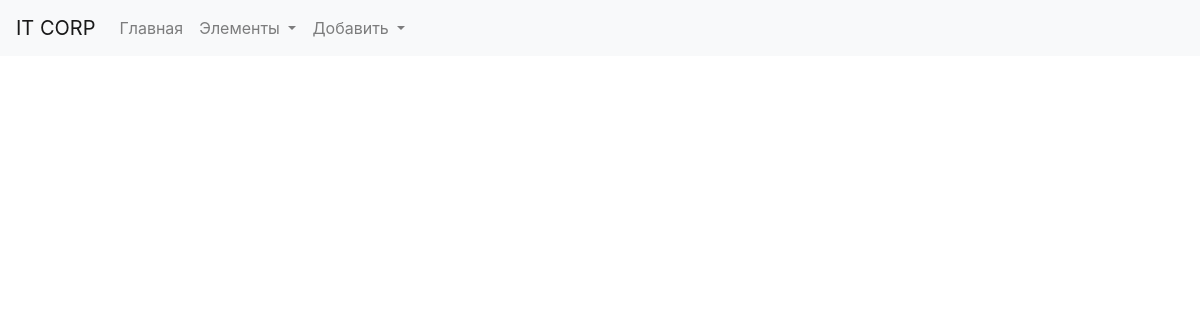
The page /orders on the database as committed earlier.
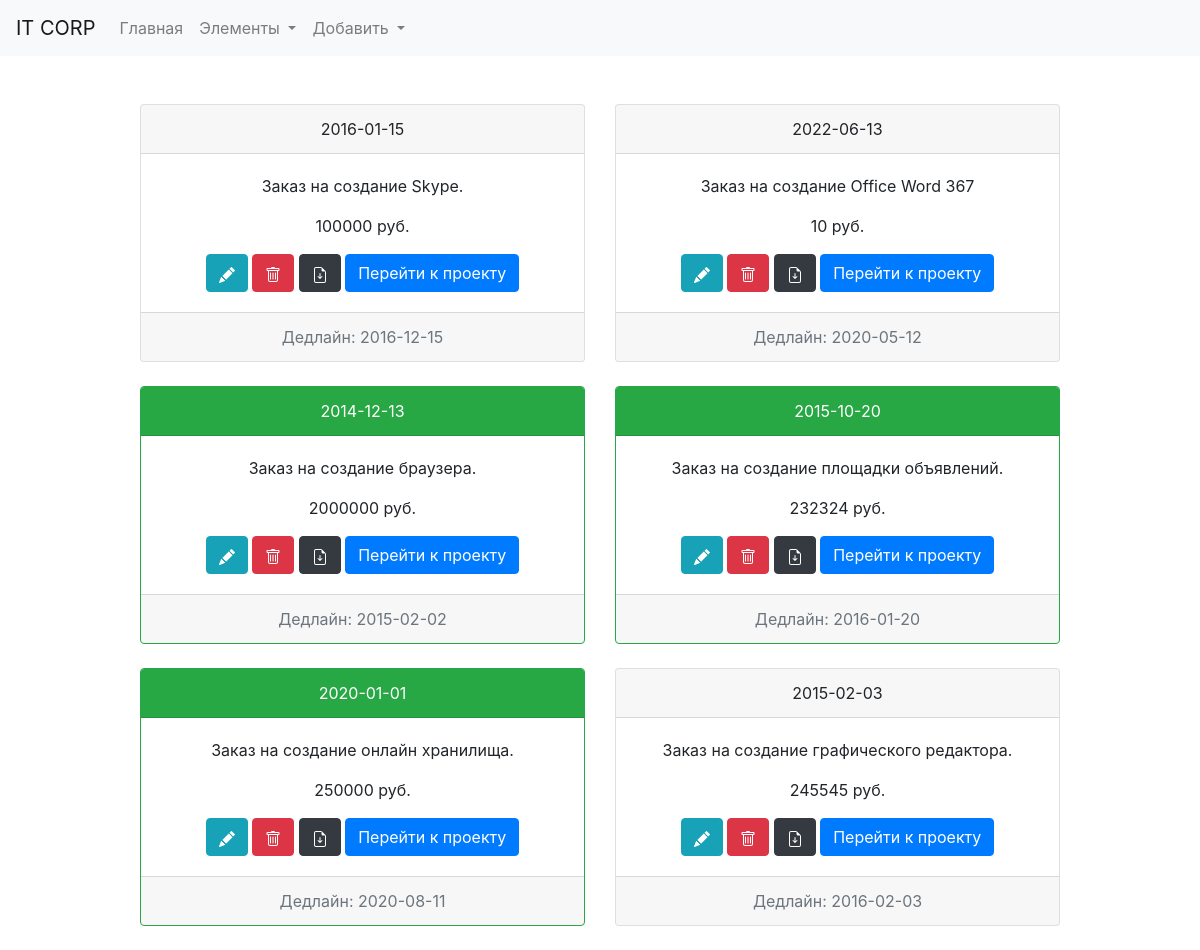
The same page on the database as committed later.
### tables this page shows
CREATE TABLE `orders` (
  `id` int(10) UNSIGNED NOT NULL,
  `sum` int(11) NOT NULL DEFAULT '0',
  `deadline` date DEFAULT NULL,
  `date` date NOT NULL,
  `description` longtext NOT NULL,
  `acts_of_completion_id` int(10) UNSIGNED DEFAULT NULL,
  `scan` varchar(45) DEFAULT NULL,
  `customers_id` int(10) UNSIGNED NOT NULL
);

### repository/OrderRepository.php (called while the page is built, shortened)
<?php
class OrderRepository implements OrderRepositoryInterface{
    private DB $db;
    function __construct(DB $db){
        $this->db = $db;
    }
    public function findAll(): array
    {
        $resArr = array();
        $res = $this->db->readQuery("SELECT * FROM orders");
        foreach ($res as $row) {
            array_push($resArr,$this->fromStringArray($row));
        }
        return $resArr;
    }
    public function fromStringArray(array $res) : Order{
        return new Order(
            intval($res["id"]),
            intval($res["sum"]),
            is_null($res["deadline"]) ? null : new DateTime($res["deadline"]),
            new DateTime($res["date"]),
            $res["description"],
            intval($res["acts_of_completion_id"]),
            $res["scan"],
            intval($res["customers_id"])
        );
    }
}

### repository/DB.php (called while the page is built, shortened)
<?php
class DB{
  private mysqli $mysqli;
  function __construct(){
      $this->mysqli = new mysqli(
      DB_SETTINGS['host'],
      DB_SETTINGS['user'],
      DB_SETTINGS['pass'],
      DB_SETTINGS['db']);
      $this->mysqli->query("set names utf8;");
      $this->mysqli->set_charset("utf-8");
  }
  public function readQuery(string $query,?string $types = null,...$params) : array{
    $stmt = $this->mysqli->prepare($query);
    if(!is_null($types))$stmt->bind_param($types,...$params);
    $stmt->execute();
    return $stmt->get_result()->fetch_all(MYSQLI_ASSOC);
  }
}
?>

### model/Order.php (called while the page is built, shortened)
<?php
class Order{
    private ?int $id;
    private int $sum;
    private ?DateTime $deadline;
    private DateTime $date;
    private string $description;
    private ?int $actOfCompletionId;
    private ?string $scan;
    public function __construct(?int $id,
                         int $sum,
                         DateTime $deadline,
                         DateTime $date,
                         string $description,
                         int $actOfCompletionId,
                         string $scan,
                         int $customerId)
    {
        $this->id = $id;
        $this->sum = $sum;
        $this->deadline = $deadline;
        $this->date = $date;
        $this->description = $description;
        $this->actOfCompletionId = $actOfCompletionId;
        $this->scan = $scan;
    }
    public function getActOfCompletionId(): ?int
    {
        return $this->actOfCompletionId;
    }
    public function getDate(): DateTime
    {
        return $this->date;
    }
    public function getDeadline(): ?DateTime
    {
        return $this->deadline;
    }
    public function getDescription(): string
    {
        return $this->description;
    }
    public function getId(): ?int
    {
        return $this->id;
    }
    public function getScan(): ?string
    {
        return $this->scan;
    }
    public function getSum(): int
    {
        return $this->sum;
    }
}
?>

### repository/ProjectRepository.php (called while the page is built, shortened)
<?php
class ProjectRepository implements ProjectRepositoryInterface{
  private DB $db;
  function __construct(DB $db){
    $this->db = $db;
  }
  public function findByOrdersId(int $orders_id) : ?Project{
    $res = $this->db->readQuery("SELECT * FROM projects WHERE orders_id = ?;","i", $orders_id);
    return $this->fromStringArray($res[0]);
  }
  public function fromStringArray(array $res) : Project{
    return new Project(
      intval($res["id"]),
      boolval($res["is_by_order"]),
      $res["name"],
      is_null($res["planned_release_date"]) ? null : new DateTime($res["planned_release_date"]),
      is_null($res["real_release_date"]) ? null : new DateTime($res["real_release_date"]),
      $res["version"],
      intval($res["orders_id"]),
      intval($res["categories_id"])
    );
  }
}
?>

### model/Project.php (called while the page is built, shortened)
<?php
class Project{
  private ?int $id;
  public function getId() : int {return $this->id;}
  function __construct(?int $id,
  bool $isByOrder,
  string $name,
  DateTime $plannedReleaseDate,
  ?DateTime $realReleaseDate,
  string $version,
  ?int $ordersId,
  int $categoriesId
){
  $this->id = $id;
  }
}
?>

### view/OrdersView.php (the view, shortened to what the changed rows need)
<?php
class OrdersView implements ViewInterface
{
    private OrderRepositoryInterface $rep;
    private ProjectRepositoryInterface $projectRep;
    public function __construct(OrderRepositoryInterface $rep,ProjectRepositoryInterface $projectRep)
    {
        $this->rep = $rep;
        $this->projectRep = $projectRep;
    }
    public function render(): void
    {
    if(isset($_GET['customer'])){
        $orders = $this->rep->filter(customerId : intval($_GET['customer']) );
    }else{
        $orders = $this->rep->findAll();
    }
        foreach ($orders as $i=>$order) {
            if($i % 2 == 0)echo '<div class="row justify-content-center">';
    ?>
            <div class="col-md-5">
                <div class="card <?php if($order->getActOfCompletionId() != 0 )echo "border-success "; ?>text-center">
                    <div class="card-header <?php if($order->getActOfCompletionId() != 0 )echo "bg-success text-white"; ?>">
                        <?=$order->getDate()->format("Y-m-d"); ?>
                    </div>
                    <div class="card-body">
                        <p class="card-text"><?=$order->getDescription(); ?></p>
                        <p class="card-text"><?=$order->getSum(); ?> руб.</p>
                        <a href="/db_app/orders/edit/<?=$order->getId(); ?>" class="btn btn-info"></a>
                        <a href="/db_app/orders/remove/<?=$order->getId()?>" class="btn btn-danger"></a>
                        <a target="_blank" href="/db_app/assets/<?=$order->getScan(); ?>" class="btn btn-dark"></a>
                        <?php
                            $project = $this->projectRep->findByOrdersId($order->getId());
                            if(!is_null($project)){
                        ?>
                        <a href="/db_app/projects/edit/<?=$project->getId(); ?>" class="btn btn-primary">Перейти к проекту</a>
                                <?php } ?>
                    </div>
                    <div class="card-footer text-muted">
                        Дедлайн: <?=$order->getDeadline()->format("Y-m-d"); ?><br>
                    </div>
                </div>
            </div>
            <br><br>
            <?php
            if($i % 2 == 1 )echo '</div><br>';
        }
    }
}

Rows that differ between the two databases and show on the page:
added orders: format "2016-01-15", description "Заказ на создание Skype.", sum "100000", format "2016-12-15"
added orders: format "2022-06-13", description "Заказ на создание Office Word 367", sum "10", format "2020-05-12"
added orders: format "2014-12-13", description "Заказ на создание браузера.", sum "2000000", format "2015-02-02"
added orders: format "2015-10-20", description "Заказ на создание площадки объявлений.", sum "232324", format "2016-01-20"
added orders: format "2020-01-01", description "Заказ на создание онлайн хранилища.", sum "250000", format "2020-08-11"
added orders: format "2015-02-03", description "Заказ на создание графического редактора.", sum "245545", format "2016-02-03"
